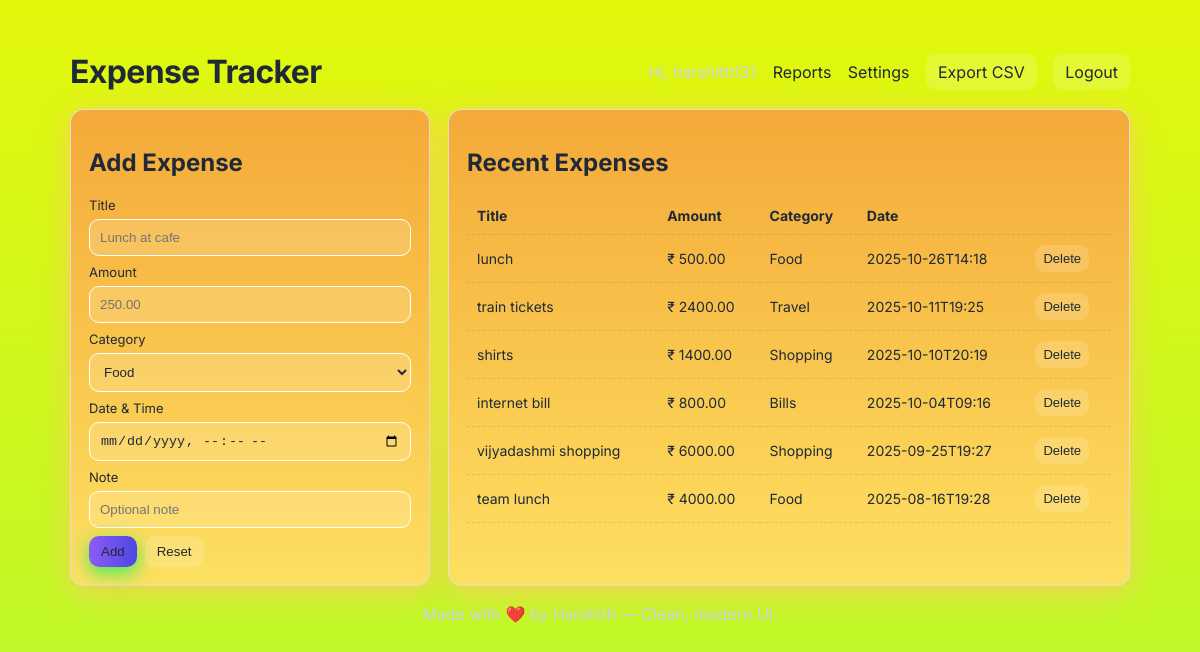
/ (signed in), run on the app's committed database.
### tables this page shows
CREATE TABLE expenses (
        id INTEGER PRIMARY KEY AUTOINCREMENT,
        user_id INTEGER,
        title TEXT,
        amount REAL,
        category TEXT,
        note TEXT,
        created_at TEXT,
        FOREIGN KEY(user_id) REFERENCES users(id)
    );

### app.py (the view)
@app.route('/')
def index():
    user = current_user()
    if not user:
        return redirect(url_for('login'))
    rows = query("SELECT id, title, amount, category, note, created_at FROM expenses WHERE user_id=? ORDER BY created_at DESC LIMIT 100", (user['id'],), fetch=True)
    expenses = [dict(id=r[0], title=r[1], amount=r[2], category=r[3], note=r[4], created_at=r[5]) for r in rows]
    return render_template('index.html', expenses=expenses, categories=CATEGORIES, user=user)

### app.py (called while the page is built)
def query(sql, params=(), fetch=False):
    conn = sqlite3.connect(DB)
    cur = conn.cursor()
    cur.execute(sql, params)
    if fetch:
        rows = cur.fetchall()
        conn.close()
        return rows
    conn.commit()
    conn.close()

def current_user():
    uid = session.get('user_id')
    if not uid:
        return None
    rows = query('SELECT id, username, income, limits FROM users WHERE id=?', (uid,), fetch=True)
    if not rows:
        return None
    r = rows[0]
    return {'id': r[0], 'username': r[1], 'income': r[2] or 0, 'limits': json.loads(r[3] or '{}')}

### templates/index.html
{% include 'base_head.html' %}
<div class="container">
  <header class="header">
    <h1>Expense Tracker</h1>
    <nav>
      <span class="muted">Hi, {{ user.username }}</span>
      <a href="/report">Reports</a>
      <a href="/settings">Settings</a>
      <a href="/export" class="btn">Export CSV</a>
      <a href="/logout" class="btn">Logout</a>
    </nav>
  </header>
  <main class="main-grid">
    <section class="card add-card">
      <h2>Add Expense</h2>
      <form action="/add" method="post" class="form">
        <label>Title
          <input name="title" placeholder="Lunch at cafe" required>
        </label>
        <label>Amount
          <input name="amount" type="number" step="0.01" placeholder="250.00" required>
        </label>
        <label>Category
          <select name="category">
            {% for c in categories %}
            <option value="{{c}}">{{c}}</option>
            {% endfor %}
          </select>
        </label>
        <label>Date & Time
          <input name="date" type="datetime-local">
        </label>
        <label>Note
          <input name="note" placeholder="Optional note">
        </label>
        <div style="display:flex;gap:8px;">
          <button class="btn primary">Add</button>
          <button type="reset" class="btn">Reset</button>
        </div>
      </form>
    </section>
    <section class="card list-card">
      <h2>Recent Expenses</h2>
      <div class="expenses">
        {% if expenses %}
          <table class="expenses-table">
            <thead><tr><th>Title</th><th>Amount</th><th>Category</th><th>Date</th><th></th></tr></thead>
            <tbody>
            {% for e in expenses %}
              <tr>
                <td>{{e.title}}</td>
                <td>₹ {{'%.2f'|format(e.amount)}}</td>
                <td>{{e.category}}</td>
                <td>{{e.created_at}}</td>
                <td>
                  <form action="/delete/{{e.id}}" method="post" onsubmit="return confirm('Delete this expense?')">
                    <button class="btn small">Delete</button>
                  </form>
                </td>
              </tr>
            {% endfor %}
            </tbody>
          </table>
        {% else %}
          <p class="muted">No expenses yet — add your first one!</p>
        {% endif %}
      </div>
    </section>
  </main>
  <footer class="footer">
    Made with ❤️ by Harshith — Clean, modern UI.
  </footer>
</div>
</body>
</html>

### templates/base_head.html (shortened to what this page needs)
<!doctype html>
<html lang="en">
<head>
  <link rel="stylesheet" href="/static/style.css">
</head>
<body>

### static/style.css (style rules this page uses)
:root { --bg:#d4f830; --card:#f4a938; --muted:#cbd5e1; --accent:#8b5cf6; --glass: rgba(255, 255, 255, 0.15); --text:#1f2937; font-family: 'Inter', system-ui, -apple-system, 'Segoe UI', Roboto, 'Helvetica Neue', Arial; }
* { box-sizing:border-box }
body { margin:0; background: linear-gradient(180deg,#e3f70c 0%, #c0f82a 100%); color:var(--text); font-family: Inter, sans-serif; }
.container { max-width:1100px; margin:32px auto; padding:20px; }
.header { display:flex;align-items:center;justify-content:space-between;gap:12px;margin-bottom:18px }
.header h1 { margin:0;font-weight:700; letter-spacing: -0.02em }
.header nav a { color:var(--text); margin-left:12px; text-decoration:none }
.btn { background:var(--glass); padding:8px 12px;border-radius:10px;border:none;color:var(--text); text-decoration:none }
.btn.primary { background: linear-gradient(90deg,var(--accent), #4f46e5); box-shadow:0 6px 18px rgba(36, 240, 87, 0.884); }
.main-grid { display:grid;grid-template-columns:360px 1fr;gap:18px }
.card { background:linear-gradient(180deg,var(--card), rgba(255, 223, 100, 0.959)); padding:18px;border-radius:14px; box-shadow: 0 6px 30px rgba(255, 200, 100, 0.849); border:1px solid rgba(230, 222, 222, 0.911) }
label { display:block;margin-bottom:8px;font-size:13px;color:var(--text) }
input, select { width:100%;padding:10px;border-radius:10px;border:1px solid rgb(255, 255, 255);background:var(--glass);color:var(--text);margin-top:6px }
.expenses-table { width:100%;border-collapse:collapse }
.expenses-table th, .expenses-table td { padding:10px;text-align:left;border-bottom:1px dashed rgba(0, 0, 0, 0.1);font-size:14px;color:var(--text) }
.muted { color:var(--muted) }
.footer { text-align:center;margin-top:18px;color:var(--muted) }
.small { padding:6px 8px;font-size:13px }

### data on the page
expenses: title "lunch", amount "500.00", category "Food", created_at "2025-10-26T14:18"
expenses: title "train tickets", amount "2400.00", category "Travel", created_at "2025-10-11T19:25"
expenses: title "shirts", amount "1400.00", category "Shopping", created_at "2025-10-10T20:19"
expenses: title "internet bill", amount "800.00", category "Bills", created_at "2025-10-04T09:16"
expenses: title "vijyadashmi shopping", amount "6000.00", category "Shopping", created_at "2025-09-25T19:27"
expenses: title "team lunch", amount "4000.00", category "Food", created_at "2025-08-16T19:28"

### other printed values
form field category "Food"
